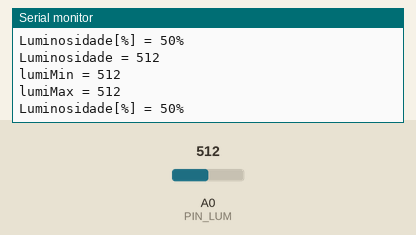
Simulated run of this sketch. Board: Arduino Uno, built with avr-gcc and run on an emulated ATmega328P. Parts: the last lines printed to the serial monitor. The test bench sets the inputs (shaded band); at power-on: A0 (PIN_LUM) = 512.

Above: at 3.8 s.
3.9 s: A0 (PIN_LUM) set to 716
At 7.4 s:
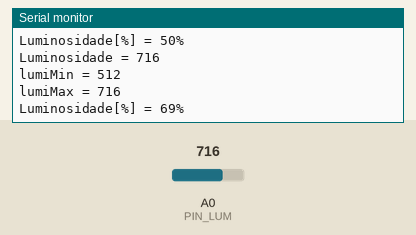
7.8 s: A0 (PIN_LUM) set to 900
At 9.8 s:
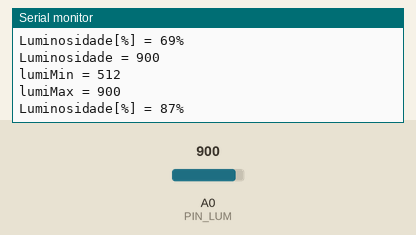
Timing chart, 0 to 11.3 s (numbered marks = the images above; inputs shaded):
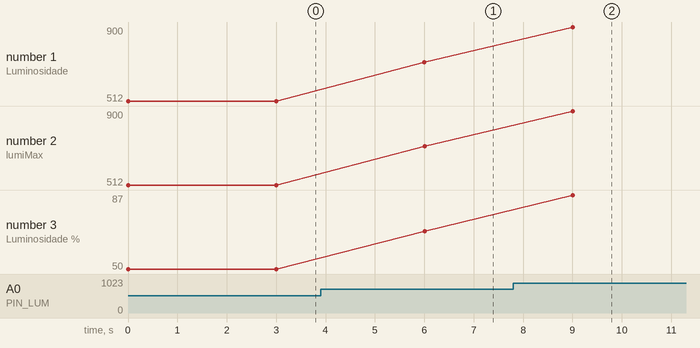

The sketch:

Luminosidade.ino
```cpp
/*
  Luminosidade
*/

#define PIN_LUM A0

int luminosidade = 0;
int luminosidade_perc = 0;
int lumiMax = 0; int lumiMin = 999;


// the setup function runs once when you press reset or power the board
void setup() {
  Serial.begin(115200);
}

// the loop function runs over and over again forever
void loop() {

  luminosidade = analogRead(PIN_LUM);
  Serial.print("Luminosidade = " );
  Serial.println(luminosidade);
  if(luminosidade < lumiMin) lumiMin = luminosidade;
  if(luminosidade > lumiMax) lumiMax = luminosidade;
  Serial.println("lumiMin = " + String(lumiMin));
  Serial.println("lumiMax = " + String(lumiMax));

  luminosidade_perc = map(luminosidade, 0, 1023, 0, 100);
  Serial.print("Luminosidade[%] = " );
  Serial.print(luminosidade_perc);
  Serial.println("%");


  delay(3000);
  Serial.println("");
}
```

Measured:
- after the input at 3.9 s, the serial monitor: prints a new line after 2.1 s (image 1)
- after the input at 7.8 s, the serial monitor: prints a new line after 1.2 s (image 2)
- plotted number 1: 512 → 716 after the input at 3.9 s, 716 → 900 after the input at 7.8 s
- plotted number 2: 512 → 716 after the input at 3.9 s, 716 → 900 after the input at 7.8 s
- plotted number 3: 50 → 69 after the input at 3.9 s, 69 → 87 after the input at 7.8 s
